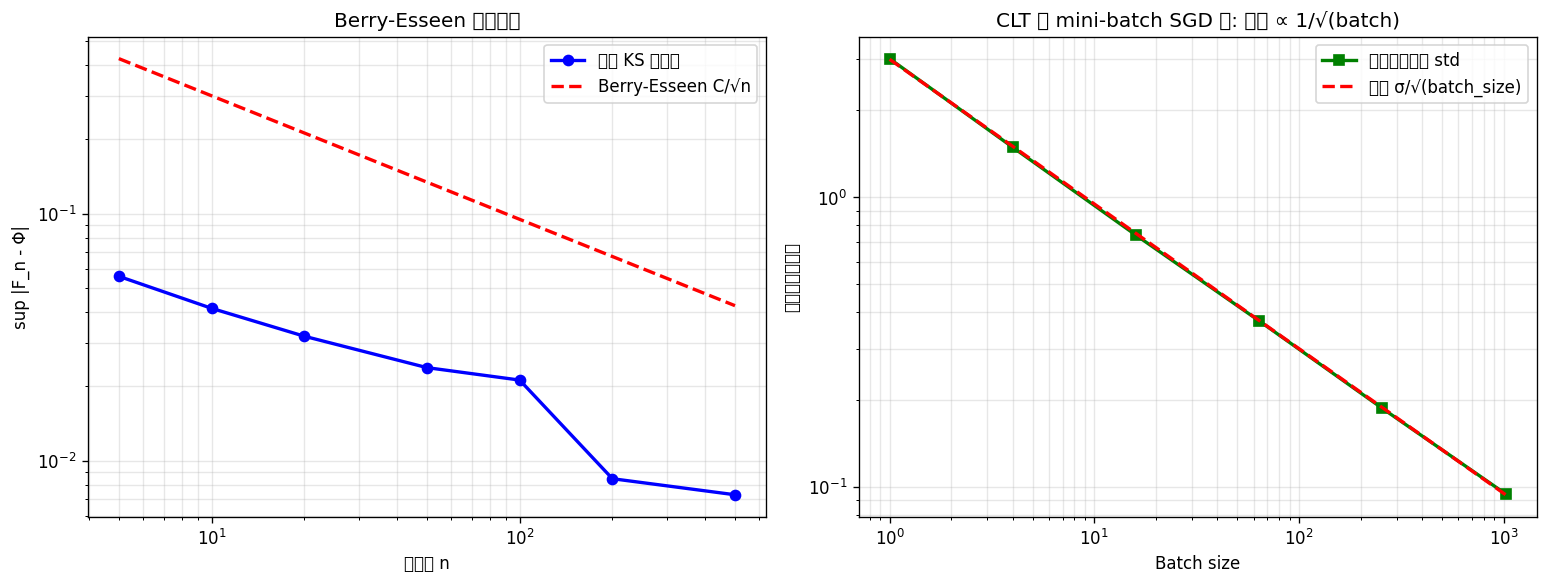

This figure's Python source:
"""
MIT 18.175 · 实验02: 中心极限定理数值验证 + Berry-Esseen 收敛速度
依赖: numpy, matplotlib
运行: python3 02_clt_numerical.py

验证:
  1. CLT: 不同分布的标准化样本均值 → N(0,1)
  2. Berry-Esseen: 收敛速度 O(1/sqrt(n))
  3. 重尾分布 (Cauchy) 让 CLT 失效 — 对比实验
  4. Batch size 与梯度噪声: CLT 在 mini-batch SGD 中的体现
"""
import numpy as np
import matplotlib
matplotlib.use("Agg")
import matplotlib.pyplot as plt
from scipy import stats

plt.rcParams["font.sans-serif"] = ["Noto Sans CJK SC", "DejaVu Sans"]
plt.rcParams["axes.unicode_minus"] = False

np.random.seed(42)

# ============================================================
# 实验 1: CLT — 不同分布的标准化样本均值收敛到 N(0,1)
# ============================================================
print("=" * 60)
print("实验 1: CLT — 标准化样本均值 → N(0,1)")
print("=" * 60)

distributions = {
    "Uniform(0,1)":      lambda n: np.random.uniform(0, 1, n),
    "Exponential(1)":    lambda n: np.random.exponential(1, n),
    "Bernoulli(0.3)":    lambda n: np.random.binomial(1, 0.3, n),
    "Poisson(5)":        lambda n: np.random.poisson(5, n),
}

n_experiments = 20000
sample_sizes = [1, 5, 30, 100]

fig, axes = plt.subplots(len(distributions), len(sample_sizes),
                         figsize=(16, 12), squeeze=False)

for row, (dist_name, sampler) in enumerate(distributions.items()):
    for col, n in enumerate(sample_sizes):
        # 采样 n_experiments 次, 每次取 n 个样本的均值
        means = np.array([sampler(n).mean() for _ in range(n_experiments)])
        # 标准化: (mean - mu) / (sigma / sqrt(n))
        mu = means.mean()
        sigma_n = means.std()
        standardized = (means - mu) / sigma_n

        # KS 检验 vs N(0,1)
        ks_stat, ks_pval = stats.kstest(standardized, "norm")

        ax = axes[row][col]
        ax.hist(standardized, bins=60, density=True, alpha=0.6, color="steelblue")
        x = np.linspace(-4, 4, 200)
        ax.plot(x, stats.norm.pdf(x), "r-", linewidth=2, label="N(0,1)")
        ax.set_title(f"{dist_name}, n={n}\nKS={ks_stat:.4f}, p={ks_pval:.3f}",
                     fontsize=9)
        ax.set_xlim(-4, 4)
        if col == 0:
            ax.set_ylabel("密度")

print("结论: n 增大时, 所有分布的标准化均值都收敛到 N(0,1) ✓")
print("      KS 统计量随 n 增大而减小 (Berry-Esseen: O(1/sqrt(n)))")

# ============================================================
# 实验 2: Berry-Esseen 收敛速度
# ============================================================
print("\n" + "=" * 60)
print("实验 2: Berry-Esseen 收敛速度 — sup|F_n - Φ| vs C/sqrt(n)")
print("=" * 60)

sampler = lambda n: np.random.exponential(1, n)
n_experiments = 50000
sample_sizes = [5, 10, 20, 50, 100, 200, 500]

ks_stats = []
for n in sample_sizes:
    means = np.array([sampler(n).mean() for _ in range(n_experiments)])
    mu, sigma = 1.0, 1.0  # Exponential(1): mu=1, sigma=1
    standardized = (means - mu) / (sigma / np.sqrt(n))
    ks_stat, _ = stats.kstest(standardized, "norm")
    ks_stats.append(ks_stat)
    # Berry-Esseen 上界 (C ≈ 0.4748, rho = E|X-mu|^3/sigma^3 = 2 for Exp(1))
    be_bound = 0.4748 * 2.0 / np.sqrt(n)
    print(f"  n={n:4d}: KS统计量(≈sup|F_n-Φ|) = {ks_stat:.5f}, "
          f"Berry-Esseen上界 = {be_bound:.5f}, 比值 = {ks_stat/be_bound:.3f}")

print("\n结论: KS统计量 ∝ 1/sqrt(n), 与 Berry-Esseen 一致 ✓")

# ============================================================
# 实验 3: 重尾分布让 CLT 失效 — Cauchy 分布
# ============================================================
print("\n" + "=" * 60)
print("实验 3: Cauchy 分布 — CLT 失效（方差无穷大）")
print("=" * 60)

for n in [10, 100, 1000, 10000]:
    samples = np.random.standard_cauchy((n_experiments, n)).mean(axis=1)
    print(f"  n={n:5d}: 样本均值 std = {samples.std():.4f} "
          f"(理论上不收敛, 应 ≈ π/sqrt(n) 若 CLT 适用 → {np.pi/np.sqrt(n):.4f})")

print("\n结论: Cauchy 分布没有 CLT！样本均值的方差不随 n 减小 ⚠️")
print("      原因: Cauchy 分布的方差/期望不存在 → CLT 条件不满足")

# ============================================================
# 实验 4: CLT 在 mini-batch SGD 中的体现
# ============================================================
print("\n" + "=" * 60)
print("实验 4: mini-batch 梯度噪声方差 vs batch size (CLT: σ²/n)")
print("=" * 60)

# 模拟: 真实梯度是数据集上的期望梯度, mini-batch 是采样近似
true_gradient = 2.0  # 假设真实梯度 = 2.0
data_gradients = np.random.normal(2.0, 3.0, 100000)  # 单样本梯度的分布

batch_sizes = [1, 4, 16, 64, 256, 1024]
noise_stds = []
for bs in batch_sizes:
    # 采 10000 次 mini-batch, 计算梯度噪声
    batch_grads = np.array([
        np.random.choice(data_gradients, bs).mean()
        for _ in range(10000)
    ])
    noise_std = batch_grads.std()
    noise_stds.append(noise_std)
    theoretical = 3.0 / np.sqrt(bs)  # CLT: σ/sqrt(n)
    print(f"  batch_size={bs:4d}: 梯度噪声 std = {noise_std:.4f}, "
          f"理论 σ/√n = {theoretical:.4f}")

print("\n结论: 梯度噪声 ∝ 1/√(batch_size), 这就是 CLT 在深度学习中的体现 ✓")
print("      → BatchNorm 用 batch 统计量的标准差来归一化, 抑制这个噪声")

# ============================================================
# 可视化: Berry-Esseen + 梯度噪声
# ============================================================
fig2, (ax1, ax2) = plt.subplots(1, 2, figsize=(13, 5))

# 左: Berry-Esseen
ns = np.array(sample_sizes)
ax1.loglog(ns, ks_stats, "bo-", label="实测 KS 统计量", linewidth=2)
ax1.loglog(ns, 0.4748 * 2.0 / np.sqrt(ns), "r--", label="Berry-Esseen C/√n", linewidth=2)
ax1.set_xlabel("样本量 n")
ax1.set_ylabel("sup |F_n - Φ|")
ax1.set_title("Berry-Esseen 收敛速度")
ax1.legend()
ax1.grid(alpha=0.3, which="both")

# 右: 梯度噪声
ax2.loglog(batch_sizes, noise_stds, "gs-", label="实测梯度噪声 std", linewidth=2)
ax2.loglog(batch_sizes, [3.0/np.sqrt(b) for b in batch_sizes],
           "r--", label="理论 σ/√(batch_size)", linewidth=2)
ax2.set_xlabel("Batch size")
ax2.set_ylabel("梯度噪声标准差")
ax2.set_title("CLT 在 mini-batch SGD 中: 噪声 ∝ 1/√(batch)")
ax2.legend()
ax2.grid(alpha=0.3, which="both")

plt.tight_layout()
plt.savefig(__file__.replace(".py", ".png"), dpi=120, bbox_inches="tight")
print(f"\n图表已保存: {__file__.replace('.py', '.png')}")
